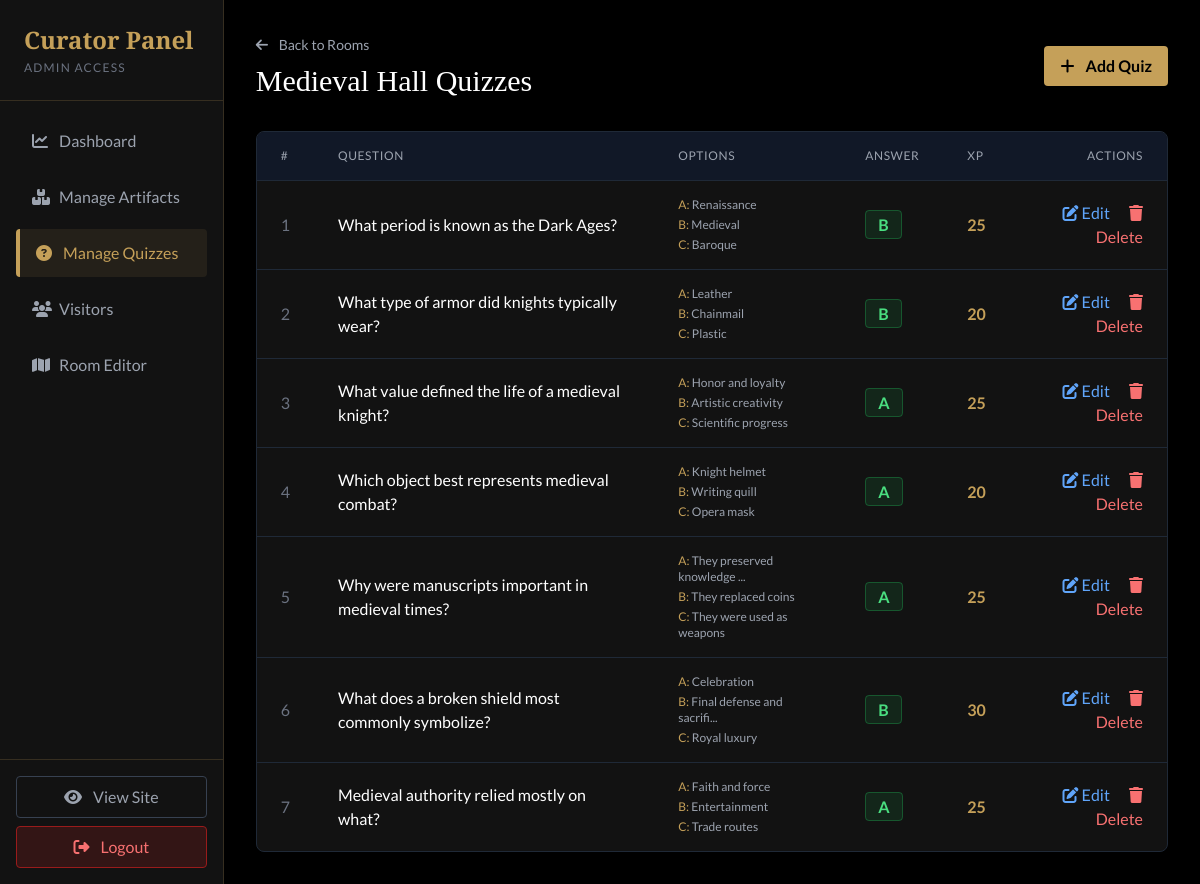
/admin/quizzes.php?room_id=1 (signed in), run on an earlier commit of the app's database.
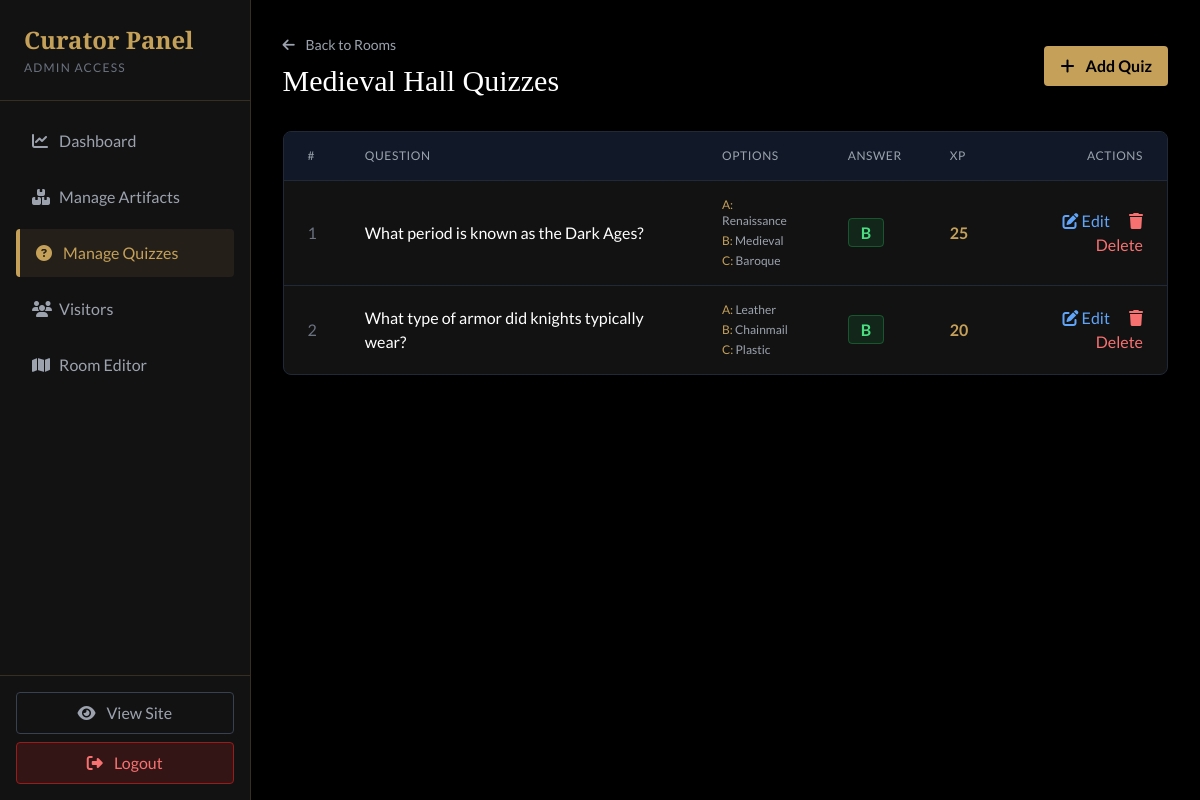
And on a later commit of the database.
### tables this page shows
CREATE TABLE `quizzes` (
  `id` int(11) NOT NULL,
  `room_id` int(11) DEFAULT NULL,
  `question` text NOT NULL,
  `option_a` varchar(255) DEFAULT NULL,
  `option_b` varchar(255) DEFAULT NULL,
  `option_c` varchar(255) DEFAULT NULL,
  `correct_option` char(1) DEFAULT NULL,
  `xp_reward` int(11) DEFAULT 20
);

### app/bootstrap.php (called while the page is built, shortened)
<?php
function adminSidebar($active = 'dashboard') {
    View::adminSidebar($active);
}
?>

### admin/quizzes.php (the view, shortened to what the changed rows need)
<?php
require_once '../app/bootstrap.php';
$rooms_result = $conn->query("
    SELECT rooms.*, COUNT(quizzes.id) as quiz_count
    FROM rooms
    LEFT JOIN quizzes ON rooms.id = quizzes.room_id
    GROUP BY rooms.id
    ORDER BY rooms.id
");
$rooms = [];
while ($row = $rooms_result->fetch_assoc()) {
    $rooms[] = $row;
}
$selected_room = null;
$quizzes = [];
if (isset($_GET['room_id'])) {
    $room_id = intval($_GET['room_id']);
    $stmt = $conn->prepare("SELECT * FROM rooms WHERE id = ?");
    $stmt->bind_param("i", $room_id);
    $stmt->execute();
    $selected_room = $stmt->get_result()->fetch_assoc();
    $stmt = $conn->prepare("SELECT * FROM quizzes WHERE room_id = ? ORDER BY id");
    $stmt->bind_param("i", $room_id);
    $stmt->execute();
    $result = $stmt->get_result();
    while ($row = $result->fetch_assoc()) {
        $quizzes[] = $row;
    }
}
include '../public/header.php';
?>
<div class="flex h-screen bg-black">
    <?php adminSidebar('quizzes'); ?>
    <main class="flex-grow p-8 overflow-y-auto">
        <?php if (!$selected_room): ?>
            <div class="mb-8">
                <h2 class="text-3xl text-white font-serif mb-2">Manage Quizzes</h2>
                <p class="text-gray-400">Select a room to manage its quizzes</p>
            </div>
            <div class="grid grid-cols-1 md:grid-cols-2 lg:grid-cols-3 gap-6">
                <?php foreach ($rooms as $room): ?>
                    <?php roomCard($room, 'quizzes.php', 'Quizzes', $room['quiz_count']); ?>
                <?php endforeach; ?>
            </div>
        <?php else: ?>
            <div class="flex justify-between items-center mb-8">
                <div>
                    <h2 class="text-3xl text-white font-serif"><?php echo htmlspecialchars($selected_room['name']); ?> Quizzes</h2>
                </div>
            </div>
            <div class="bg-darker-bg rounded-lg border border-gray-800 overflow-hidden">
                <table class="w-full text-left">
                    <thead class="bg-gray-900 border-b border-gray-800">
                        <tr>
                            <th class="px-6 py-4 text-gray-400 font-normal uppercase text-xs tracking-wider">#</th>
                            <th class="px-6 py-4 text-gray-400 font-normal uppercase text-xs tracking-wider">Question</th>
                            <th class="px-6 py-4 text-gray-400 font-normal uppercase text-xs tracking-wider">Options</th>
                            <th class="px-6 py-4 text-gray-400 font-normal uppercase text-xs tracking-wider">Answer</th>
                            <th class="px-6 py-4 text-gray-400 font-normal uppercase text-xs tracking-wider">XP</th>
                            <th class="px-6 py-4 text-gray-400 font-normal uppercase text-xs tracking-wider text-right">Actions</th>
                        </tr>
                    </thead>
                    <tbody class="divide-y divide-gray-800">
                        <?php if (empty($quizzes)): ?>
                            <tr>
                                <td colspan="6" class="px-6 py-8 text-center text-gray-500 italic">
                                    No quizzes in this room yet.
                                    <a href="add_quiz.php?room_id=<?php echo $selected_room['id']; ?>" class="text-gold hover:underline">Add one now</a>
                                </td>
                            </tr>
                        <?php else: ?>
                            <?php $num = 1; foreach ($quizzes as $item): ?>
                                <tr class="hover:bg-gray-800/50 transition">
                                    <td class="px-6 py-4 text-gray-500"><?php echo $num++; ?></td>
                                    <td class="px-6 py-4">
                                        <div class="text-white font-medium"><?php echo htmlspecialchars($item['question']); ?></div>
                                    </td>
                                    <td class="px-6 py-4">
                                        <div class="text-gray-400 text-xs space-y-1">
                                            <div><span class="text-gold">A:</span> <?php echo htmlspecialchars(substr($item['option_a'], 0, 25)); ?><?php echo strlen($item['option_a']) > 25 ? '...' : ''; ?></div>
                                            <div><span class="text-gold">B:</span> <?php echo htmlspecialchars(substr($item['option_b'], 0, 25)); ?><?php echo strlen($item['option_b']) > 25 ? '...' : ''; ?></div>
                                            <div><span class="text-gold">C:</span> <?php echo htmlspecialchars(substr($item['option_c'], 0, 25)); ?><?php echo strlen($item['option_c']) > 25 ? '...' : ''; ?></div>
                                        </div>
                                    </td>
                                    <td class="px-6 py-4">
                                        <span class="px-3 py-1 bg-green-900/30 border border-green-500/30 rounded text-green-400 font-bold">
                                            <?php echo strtoupper($item['correct_option']); ?>
                                        </span>
                                    </td>
                                    <td class="px-6 py-4">
                                        <span class="text-gold font-bold"><?php echo $item['xp_reward']; ?></span>
                                    </td>
                                    <td class="px-6 py-4 text-right">
                                        <a href="edit_quiz.php?id=<?php echo $item['id']; ?>" class="text-blue-400 hover:text-blue-300 mr-4">
                                            <i class="fas fa-edit"></i> Edit
                                        </a>
                                        <a href="../app/Handlers/admin_handler.php?action=delete_quiz&id=<?php echo $item['id']; ?>&room_id=<?php echo $selected_room['id']; ?>"
                                           onclick="return confirm('Are you sure you want to delete this quiz?')"
                                           class="text-red-400 hover:text-red-300">
                                            <i class="fas fa-trash"></i> Delete
                                        </a>
                                    </td>
                                </tr>
                            <?php endforeach; ?>
                        <?php endif; ?>
                    </tbody>
                </table>
            </div>
        <?php endif; ?>
    </main>
</div>

### views/components/admin_sidebar.php (shortened to what the changed rows need)
<?php
$pages = [
    'dashboard' => ['icon' => 'fa-chart-line', 'label' => 'Dashboard', 'href' => 'index.php'],
    'artifacts' => ['icon' => 'fa-boxes', 'label' => 'Manage Artifacts', 'href' => 'artifacts.php'],
    'quizzes' => ['icon' => 'fa-question-circle', 'label' => 'Manage Quizzes', 'href' => 'quizzes.php'],
    'users' => ['icon' => 'fa-users', 'label' => 'Visitors', 'href' => 'users.php'],
    'room_editor' => ['icon' => 'fa-map', 'label' => 'Room Editor', 'href' => 'room_editor.php'],
];
?>
<aside class="w-64 bg-darker-bg border-r border-gold/20 flex flex-col">
    <div class="p-6 border-b border-gold/20">
        <h1 class="text-gold font-serif text-2xl font-bold">Curator Panel</h1>
    </div>
    <nav class="flex-grow p-4 space-y-2">
        <?php foreach ($pages as $key => $page): ?>
            <?php
            $isActive = ($active ?? 'dashboard') === $key;
            $activeClass = $isActive
                ? 'bg-gold/10 text-gold border-l-4 border-gold'
                : 'text-gray-400 hover:text-white hover:bg-gray-800 transition';
            ?>
            <a href="<?php echo $page['href']; ?>" class="block px-4 py-3 rounded <?php echo $activeClass; ?>">
                <i class="fas <?php echo $page['icon']; ?> w-6"></i> <?php echo $page['label']; ?>
            </a>
        <?php endforeach; ?>
    </nav>
</aside>

What changed in the data, as far as the page shows it:
removed quizzes: question "What value defined the life of a medieval knight?", option_a "Honor and loyalty", option_b "Artistic creativity", option_c "Scientific progress", correct_option "A", xp_reward "25"
removed quizzes: question "Which object best represents medieval combat?", option_a "Knight helmet", option_b "Writing quill", option_c "Opera mask", correct_option "A", xp_reward "20"
removed quizzes: question "Why were manuscripts important in medieval times?", option_a "They preserved knowledge", option_b "They replaced coins", option_c "They were used as weapons", correct_option "A", xp_reward "25"
removed quizzes: question "What does a broken shield most commonly symbolize?", option_a "Celebration", option_b "Final defense and sacrifi", option_c "Royal luxury", correct_option "B", xp_reward "30"
removed quizzes: question "Medieval authority relied mostly on what?", option_a "Faith and force", option_b "Entertainment", option_c "Trade routes", correct_option "A", xp_reward "25"
